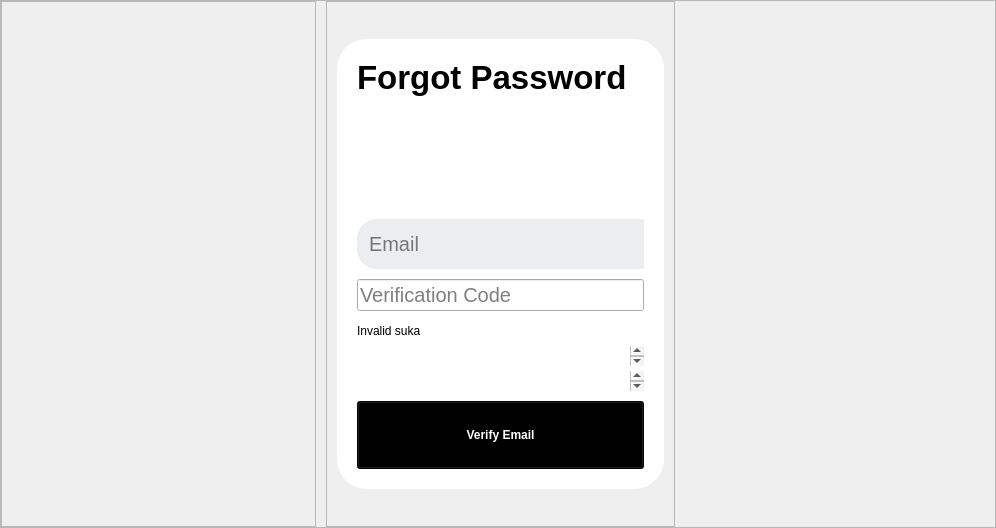
     <widget class="QWidget" name="page_Reset">
      <layout class="QGridLayout" name="gridLayout_5">
       <property name="leftMargin">
        <number>0</number>
       </property>
       <property name="topMargin">
        <number>0</number>
       </property>
       <property name="rightMargin">
        <number>0</number>
       </property>
       <property name="bottomMargin">
        <number>0</number>
       </property>
       <property name="spacing">
        <number>0</number>
       </property>
       <item row="0" column="0">
        <widget class="QFrame" name="frame_Reset">
         <property name="frameShape">
          <enum>QFrame::StyledPanel</enum>
         </property>
         <property name="frameShadow">
          <enum>QFrame::Raised</enum>
         </property>
         <layout class="QHBoxLayout" name="horizontalLayout_4">
          <property name="spacing">
           <number>10</number>
          </property>
          <property name="leftMargin">
           <number>0</number>
          </property>
          <property name="topMargin">
           <number>0</number>
          </property>
          <property name="rightMargin">
           <number>0</number>
          </property>
          <property name="bottomMargin">
           <number>0</number>
          </property>
          <item>
           <widget class="QFrame" name="frame_Reset_1">
            <property name="minimumSize">
             <size>
              <width>315</width>
              <height>0</height>
             </size>
            </property>
            <property name="frameShape">
             <enum>QFrame::StyledPanel</enum>
            </property>
            <property name="frameShadow">
             <enum>QFrame::Raised</enum>
            </property>
            <layout class="QVBoxLayout" name="verticalLayout_4">
             <property name="spacing">
              <number>10</number>
             </property>
             <property name="leftMargin">
              <number>0</number>
             </property>
             <property name="topMargin">
              <number>0</number>
             </property>
             <property name="rightMargin">
              <number>0</number>
             </property>
             <property name="bottomMargin">
              <number>0</number>
             </property>
             <item>
              <spacer name="verticalSpacer_8">
               <property name="orientation">
                <enum>Qt::Vertical</enum>
               </property>
               <property name="sizeHint" stdset="0">
                <size>
                 <width>20</width>
                 <height>477</height>
                </size>
               </property>
              </spacer>
             </item>
            </layout>
           </widget>
          </item>
          <item>
           <widget class="QFrame" name="frame_Reset_2">
            <property name="minimumSize">
             <size>
              <width>347</width>
              <height>0</height>
             </size>
            </property>
            <property name="styleSheet">
             <string notr="true"/>
            </property>
            <property name="frameShape">
             <enum>QFrame::StyledPanel</enum>
            </property>
            <property name="frameShadow">
             <enum>QFrame::Raised</enum>
            </property>
            <layout class="QVBoxLayout" name="verticalLayout_5">
             <property name="spacing">
              <number>10</number>
             </property>
             <property name="leftMargin">
              <number>10</number>
             </property>
             <property name="topMargin">
              <number>0</number>
             </property>
             <property name="rightMargin">
              <number>10</number>
             </property>
             <property name="bottomMargin">
              <number>0</number>
             </property>
             <item>
              <spacer name="verticalSpacer_9">
               <property name="orientation">
                <enum>Qt::Vertical</enum>
               </property>
               <property name="sizeHint" stdset="0">
                <size>
                 <width>20</width>
                 <height>37</height>
                </size>
               </property>
              </spacer>
             </item>
             <item>
              <widget class="QFrame" name="frame_Reset_3">
               <property name="minimumSize">
                <size>
                 <width>0</width>
                 <height>450</height>
                </size>
               </property>
               <property name="maximumSize">
                <size>
                 <width>16777215</width>
                 <height>450</height>
                </size>
               </property>
               <property name="styleSheet">
                <string notr="true">QFrame {
	background-color: white;
	border-radius: 30px;
}

QPushButton {
	height: 60px;
	background-color: black;
	color: white;
}

QPushButton:pressed {
	background-color: rgb(30,30,30);
}</string>
               </property>
               <property name="frameShape">
                <enum>QFrame::StyledPanel</enum>
               </property>
               <property name="frameShadow">
                <enum>QFrame::Raised</enum>
               </property>
               <layout class="QGridLayout" name="gridLayout_4">
                <property name="leftMargin">
                 <number>0</number>
                </property>
                <property name="topMargin">
                 <number>0</number>
                </property>
                <property name="rightMargin">
                 <number>0</number>
                </property>
                <property name="bottomMargin">
                 <number>0</number>
                </property>
                <property name="spacing">
                 <number>0</number>
                </property>
                <item row="0" column="1">
                 <spacer name="verticalSpacer_10">
                  <property name="orientation">
                   <enum>Qt::Vertical</enum>
                  </property>
                  <property name="sizeType">
                   <enum>QSizePolicy::Minimum</enum>
                  </property>
                  <property name="sizeHint" stdset="0">
                   <size>
                    <width>20</width>
                    <height>20</height>
                   </size>
                  </property>
                 </spacer>
                </item>
                <item row="1" column="0">
                 <spacer name="horizontalSpacer_6">
                  <property name="orientation">
                   <enum>Qt::Horizontal</enum>
                  </property>
                  <property name="sizeType">
                   <enum>QSizePolicy::Minimum</enum>
                  </property>
                  <property name="sizeHint" stdset="0">
                   <size>
                    <width>20</width>
                    <height>20</height>
                   </size>
                  </property>
                 </spacer>
                </item>
                <item row="1" column="1">
                 <widget class="QFrame" name="frame_Reset_4">
                  <property name="minimumSize">
                   <size>
                    <width>287</width>
                    <height>410</height>
                   </size>
                  </property>
                  <property name="styleSheet">
                   <string notr="true">QFrame#frame_EmailToReset {
	height: 60px;
	color: black;
	border-radius: 20px;
	background-color:  rgb(235, 237, 239);
	padding-left: 10px;
}


QLineEdit#line_EmailToReset {
	border: 0;
	padding-left: 0;
	background-color: rgb(235, 237, 239);
	border-top-right-radius: 0;
	border-bottom-right-radius: 0;
}

QPushButton#button_CodeSend {
	height: 60px;
	border: 20px;
	background-color: rgb(235, 237, 239);
	border-top-left-radius: 0;
	border-bottom-left-radius: 0;
}</string>
                  </property>
                  <property name="frameShape">
                   <enum>QFrame::StyledPanel</enum>
                  </property>
                  <property name="frameShadow">
                   <enum>QFrame::Raised</enum>
                  </property>
                  <layout class="QVBoxLayout" name="verticalLayout_10">
                   <property name="spacing">
                    <number>10</number>
                   </property>
                   <property name="leftMargin">
                    <number>0</number>
                   </property>
                   <property name="topMargin">
                    <number>0</number>
                   </property>
                   <property name="rightMargin">
                    <number>0</number>
                   </property>
                   <property name="bottomMargin">
                    <number>0</number>
                   </property>
                   <item>
                    <widget class="QLabel" name="label_Forgot">
                     <property name="font">
                      <font>
                       <pointsize>25</pointsize>
                       <weight>75</weight>
                       <bold>true</bold>
                      </font>
                     </property>
                     <property name="text">
                      <string>Forgot Password</string>
                     </property>
                     <property name="indent">
                      <number>0</number>
                     </property>
                    </widget>
                   </item>
                   <item>
                    <widget class="QTextBrowser" name="textBrowser_ResetAbout">
                     <property name="maximumSize">
                      <size>
                       <width>16777215</width>
                       <height>100</height>
                      </size>
                     </property>
                    </widget>
                   </item>
                   <item>
                    <spacer name="verticalSpacer_12">
                     <property name="orientation">
                      <enum>Qt::Vertical</enum>
                     </property>
                     <property name="sizeHint" stdset="0">
                      <size>
                       <width>20</width>
                       <height>0</height>
                      </size>
                     </property>
                    </spacer>
                   </item>
                   <item>
                    <widget class="QFrame" name="frame_EmailToReset">
                     <property name="minimumSize">
                      <size>
                       <width>0</width>
                       <height>50</height>
                      </size>
                     </property>
                     <property name="maximumSize">
                      <size>
                       <width>16777215</width>
                       <height>50</height>
                      </size>
                     </property>
                     <property name="styleSheet">
                      <string notr="true"/>
                     </property>
                     <property name="frameShape">
                      <enum>QFrame::StyledPanel</enum>
                     </property>
                     <property name="frameShadow">
                      <enum>QFrame::Raised</enum>
                     </property>
                     <layout class="QHBoxLayout" name="horizontalLayout_10">
                      <property name="spacing">
                       <number>0</number>
                      </property>
                      <property name="leftMargin">
                       <number>0</number>
                      </property>
                      <property name="topMargin">
                       <number>0</number>
                      </property>
                      <property name="rightMargin">
                       <number>0</number>
                      </property>
                      <property name="bottomMargin">
                       <number>0</number>
                      </property>
                      <item>
                       <widget class="QLineEdit" name="line_EmailToReset">
                        <property name="font">
                         <font>
                          <pointsize>15</pointsize>
                         </font>
                        </property>
                        <property name="echoMode">
                         <enum>QLineEdit::Normal</enum>
                        </property>
                        <property name="placeholderText">
                         <string>Email</string>
                        </property>
                       </widget>
                      </item>
                      <item>
                       <widget class="QPushButton" name="button_CodeSend">
                        <property name="text">
                         <string/>
                        </property>
                        <property name="checkable">
                         <bool>true</bool>
                        </property>
                       </widget>
                      </item>
                     </layout>
                    </widget>
                   </item>
                   <item>
                    <widget class="QLineEdit" name="line_Code">
                     <property name="font">
                      <font>
                       <pointsize>15</pointsize>
                      </font>
                     </property>
                     <property name="text">
                      <string/>
                     </property>
                     <property name="maxLength">
                      <number>6</number>
                     </property>
                     <property name="placeholderText">
                      <string>Verification Code</string>
                     </property>
                    </widget>
                   </item>
                   <item>
                    <widget class="QFrame" name="frame_SignsResend">
                     <property name="minimumSize">
                      <size>
                       <width>0</width>
                       <height>0</height>
                      </size>
                     </property>
                     <property name="frameShape">
                      <enum>QFrame::StyledPanel</enum>
                     </property>
                     <property name="frameShadow">
                      <enum>QFrame::Raised</enum>
                     </property>
                     <layout class="QVBoxLayout" name="verticalLayout_6">
                      <property name="spacing">
                       <number>5</number>
                      </property>
                      <property name="leftMargin">
                       <number>0</number>
                      </property>
                      <property name="topMargin">
                       <number>0</number>
                      </property>
                      <property name="rightMargin">
                       <number>0</number>
                      </property>
                      <property name="bottomMargin">
                       <number>0</number>
                      </property>
                      <item>
                       <widget class="QLabel" name="label_ResetError">
                        <property name="minimumSize">
                         <size>
                          <width>287</width>
                          <height>20</height>
                         </size>
                        </property>
                        <property name="maximumSize">
                         <size>
                          <width>287</width>
                          <height>20</height>
                         </size>
                        </property>
                        <property name="text">
                         <string>Invalid suka</string>
                        </property>
                       </widget>
                      </item>
                      <item>
                       <widget class="QTextBrowser" name="textBrowser_ResendTimer">
                        <property name="minimumSize">
                         <size>
                          <width>0</width>
                          <height>20</height>
                         </size>
                        </property>
                        <property name="maximumSize">
                         <size>
                          <width>16777215</width>
                          <height>20</height>
                         </size>
                        </property>
                        <property name="html">
                         <string>&lt;!DOCTYPE HTML PUBLIC &quot;-//W3C//DTD HTML 4.0//EN&quot; &quot;http://www.w3.org/TR/REC-html40/strict.dtd&quot;&gt;
&lt;html&gt;&lt;head&gt;&lt;meta name=&quot;qrichtext&quot; content=&quot;1&quot; /&gt;&lt;style type=&quot;text/css&quot;&gt;
p, li { white-space: pre-wrap; }
&lt;/style&gt;&lt;/head&gt;&lt;body style=&quot; font-family:'.AppleSystemUIFont'; font-size:13pt; font-weight:400; font-style:normal;&quot;&gt;
&lt;p style=&quot;-qt-paragraph-type:empty; margin-top:0px; margin-bottom:0px; margin-left:0px; margin-right:0px; -qt-block-indent:0; text-indent:0px;&quot;&gt;&lt;br /&gt;&lt;/p&gt;&lt;/body&gt;&lt;/html&gt;</string>
                        </property>
                       </widget>
                      </item>
                      <item>
                       <widget class="QTextBrowser" name="textBrowser_BackFromReset">
                        <property name="minimumSize">
                         <size>
                          <width>0</width>
                          <height>20</height>
                         </size>
                        </property>
                        <property name="maximumSize">
                         <size>
                          <width>16777215</width>
                          <height>20</height>
                         </size>
                        </property>
                        <property name="html">
                         <string>&lt;!DOCTYPE HTML PUBLIC &quot;-//W3C//DTD HTML 4.0//EN&quot; &quot;http://www.w3.org/TR/REC-html40/strict.dtd&quot;&gt;
&lt;html&gt;&lt;head&gt;&lt;meta name=&quot;qrichtext&quot; content=&quot;1&quot; /&gt;&lt;style type=&quot;text/css&quot;&gt;
p, li { white-space: pre-wrap; }
&lt;/style&gt;&lt;/head&gt;&lt;body style=&quot; font-family:'.AppleSystemUIFont'; font-size:13pt; font-weight:400; font-style:normal;&quot;&gt;
&lt;p style=&quot;-qt-paragraph-type:empty; margin-top:0px; margin-bottom:0px; margin-left:0px; margin-right:0px; -qt-block-indent:0; text-indent:0px;&quot;&gt;&lt;br /&gt;&lt;/p&gt;&lt;/body&gt;&lt;/html&gt;</string>
                        </property>
                       </widget>
                      </item>
                     </layout>
                    </widget>
                   </item>
                   <item>
                    <widget class="QPushButton" name="button_VerifyCode">
                     <property name="font">
                      <font>
                       <weight>75</weight>
                       <bold>true</bold>
                      </font>
                     </property>
                     <property name="text">
                      <string>Verify Email</string>
                     </property>
                    </widget>
                   </item>
                  </layout>
                 </widget>
                </item>
                <item row="1" column="2">
                 <spacer name="horizontalSpacer_7">
                  <property name="orientation">
                   <enum>Qt::Horizontal</enum>
                  </property>
                  <property name="sizeType">
                   <enum>QSizePolicy::Minimum</enum>
                  </property>
                  <property name="sizeHint" stdset="0">
                   <size>
                    <width>20</width>
                    <height>20</height>
                   </size>
                  </property>
                 </spacer>
                </item>
                <item row="2" column="1">
                 <spacer name="verticalSpacer_13">
                  <property name="orientation">
                   <enum>Qt::Vertical</enum>
                  </property>
                  <property name="sizeType">
                   <enum>QSizePolicy::Minimum</enum>
                  </property>
                  <property name="sizeHint" stdset="0">
                   <size>
                    <width>20</width>
                    <height>20</height>
                   </size>
                  </property>
                 </spacer>
                </item>
               </layout>
              </widget>
             </item>
             <item>
              <spacer name="verticalSpacer_14">
               <property name="orientation">
                <enum>Qt::Vertical</enum>
               </property>
               <property name="sizeHint" stdset="0">
                <size>
                 <width>20</width>
                 <height>37</height>
                </size>
               </property>
              </spacer>
             </item>
            </layout>
           </widget>
          </item>
          <item>
           <spacer name="horizontalSpacer_8">
            <property name="orientation">
             <enum>Qt::Horizontal</enum>
            </property>
            <property name="sizeHint" stdset="0">
             <size>
              <width>320</width>
              <height>20</height>
             </size>
            </property>
           </spacer>
          </item>
         </layout>
        </widget>
       </item>
      </layout>
     </widget>
